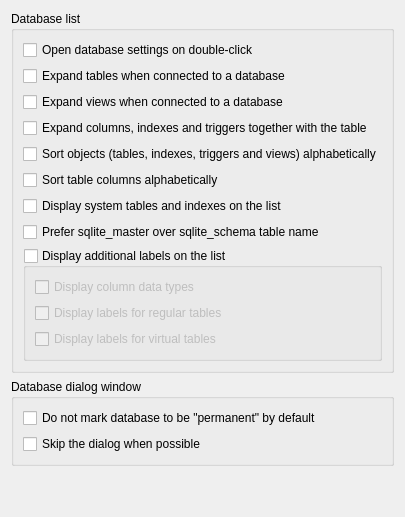
         <widget class="QWidget" name="databaseListPage">
          <layout class="QVBoxLayout" name="verticalLayout_36">
           <item>
            <widget class="QGroupBox" name="dbListGroup">
             <property name="title">
              <string>Database list</string>
             </property>
             <layout class="QGridLayout" name="gridLayout">
              <item row="0" column="0">
               <widget class="QCheckBox" name="openDbSettingsOnDoubleClickCheck">
                <property name="toolTip">
                 <string>When enabled, double-clicking a connected database opens its settings. When disabled, it expands or collapses the database tree instead. Double-clicking a disconnected database still connects to it.</string>
                </property>
                <property name="text">
                 <string>Open database settings on double-click</string>
                </property>
                <property name="cfg" stdset="0">
                 <string notr="true">DbList.OpenDbSettingsOnDoubleClick</string>
                </property>
               </widget>
              </item>
              <item row="1" column="0">
               <widget class="QCheckBox" name="expandTablesCheck">
                <property name="text">
                 <string>Expand tables when connected to a database</string>
                </property>
                <property name="cfg" stdset="0">
                 <string notr="true">DbList.ExpandTables</string>
                </property>
               </widget>
              </item>
              <item row="7" column="0">
               <widget class="QCheckBox" name="prefMasterOverSchemaCheck">
                <property name="toolTip">
                 <string>&lt;html&gt;&lt;head/&gt;&lt;body&gt;&lt;p&gt;By default, the database schema is accessed using the &lt;span style=&quot; font-family:'Courier New';&quot;&gt;sqlite_schema&lt;/span&gt; table name.&lt;br/&gt;Older SQLite versions used the &lt;span style=&quot; font-family:'Courier New';&quot;&gt;sqlite_master&lt;/span&gt; name, which is still supported as an alias.&lt;br/&gt;You can switch here to use the legacy name instead.&lt;/p&gt;&lt;/body&gt;&lt;/html&gt;</string>
                </property>
                <property name="text">
                 <string>Prefer sqlite_master over sqlite_schema table name</string>
                </property>
                <property name="cfg" stdset="0">
                 <string notr="true">General.PreferMasterOverSchema</string>
                </property>
               </widget>
              </item>
              <item row="5" column="0">
               <widget class="QCheckBox" name="sortColumns">
                <property name="toolTip">
                 <string>If switched off, then columns will be sorted in the order they are typed in CREATE TABLE statement.</string>
                </property>
                <property name="text">
                 <string>Sort table columns alphabetically</string>
                </property>
                <property name="cfg" stdset="0">
                 <string notr="true">DbList.SortColumns</string>
                </property>
               </widget>
              </item>
              <item row="3" column="0">
               <widget class="QCheckBox" name="expandColsIdxTrigCheck">
                <property name="toolTip">
                 <string>Expanding a table or view also expands the Columns, Indexes and Triggers nodes to show their contents.</string>
                </property>
                <property name="text">
                 <string>Expand columns, indexes and triggers together with the table</string>
                </property>
                <property name="cfg" stdset="0">
                 <string notr="true">DbList.ExpandSubNodes</string>
                </property>
               </widget>
              </item>
              <item row="4" column="0">
               <widget class="QCheckBox" name="sortObjects">
                <property name="toolTip">
                 <string>If this option is switched off, then objects will be sorted in order they appear in sqlite_master table (which is in order they were created)</string>
                </property>
                <property name="text">
                 <string>Sort objects (tables, indexes, triggers and views) alphabetically</string>
                </property>
                <property name="cfg" stdset="0">
                 <string notr="true">DbList.SortObjects</string>
                </property>
               </widget>
              </item>
              <item row="8" column="0">
               <widget class="QGroupBox" name="addLabelsGroup">
                <property name="toolTip">
                 <string>&lt;p&gt;Additional labels are those displayed next to the names on the databases list (they are blue, unless configured otherwise). Enabling this option will result in labels for databases, invalid databases and aggregated nodes (column group, index group, trigger group). For more labels see options below.&lt;p&gt;</string>
                </property>
                <property name="title">
                 <string>Display additional labels on the list</string>
                </property>
                <property name="checkable">
                 <bool>true</bool>
                </property>
                <property name="checked">
                 <bool>false</bool>
                </property>
                <property name="cfg" stdset="0">
                 <string notr="true">DbList.ShowDbTreeLabels</string>
                </property>
                <layout class="QVBoxLayout" name="verticalLayout_20">
                 <item>
                  <widget class="QCheckBox" name="columnTypeLabelsCheck">
                   <property name="toolTip">
                    <string>&lt;html&gt;&lt;head/&gt;&lt;body&gt;&lt;p&gt;Shows data type next to the column when Columns node is expanded.&lt;/p&gt;&lt;/body&gt;&lt;/html&gt;</string>
                   </property>
                   <property name="text">
                    <string>Display column data types</string>
                   </property>
                   <property name="cfg" stdset="0">
                    <string notr="true">DbList.ShowColumnTypeLabels</string>
                   </property>
                  </widget>
                 </item>
                 <item>
                  <widget class="QCheckBox" name="regularTableLabelsCheck">
                   <property name="toolTip">
                    <string>&lt;html&gt;&lt;head/&gt;&lt;body&gt;&lt;p&gt;Shows number of columns, indexes and triggers next to each table name.&lt;/p&gt;&lt;p&gt;Requires loading full schema for all tables. For databases with hundreds or thousands of tables, this can significantly impact performance.&lt;/p&gt;&lt;/body&gt;&lt;/html&gt;</string>
                   </property>
                   <property name="text">
                    <string>Display labels for regular tables</string>
                   </property>
                   <property name="cfg" stdset="0">
                    <string notr="true">DbList.ShowRegularTableLabels</string>
                   </property>
                  </widget>
                 </item>
                 <item>
                  <widget class="QCheckBox" name="virtTableLabelsCheck">
                   <property name="toolTip">
                    <string>Virtual tables will be marked with a 'virtual' label.</string>
                   </property>
                   <property name="text">
                    <string>Display labels for virtual tables</string>
                   </property>
                   <property name="cfg" stdset="0">
                    <string notr="true">DbList.ShowVirtualTableLabels</string>
                   </property>
                  </widget>
                 </item>
                </layout>
               </widget>
              </item>
              <item row="6" column="0">
               <widget class="QCheckBox" name="dispSystemTablesCheck">
                <property name="toolTip">
                 <string>&lt;html&gt;&lt;head/&gt;&lt;body&gt;&lt;p&gt;By default, system tables and indexes are hidden from the list.&lt;br/&gt;Enable this option to display internal SQLite objects, such as &lt;span style=&quot; font-family:'Courier New';&quot;&gt;sqlite_schema&lt;/span&gt; and auto-generated indexes.&lt;/p&gt;&lt;/body&gt;&lt;/html&gt;</string>
                </property>
                <property name="text">
                 <string>Display system tables and indexes on the list</string>
                </property>
                <property name="cfg" stdset="0">
                 <string notr="true">DbList.ShowSystemObjects</string>
                </property>
               </widget>
              </item>
              <item row="2" column="0">
               <widget class="QCheckBox" name="expandViewsCheck">
                <property name="text">
                 <string>Expand views when connected to a database</string>
                </property>
                <property name="cfg" stdset="0">
                 <string notr="true">DbList.ExpandViews</string>
                </property>
               </widget>
              </item>
             </layout>
            </widget>
           </item>
           <item>
            <widget class="QGroupBox" name="dbDialogGroup">
             <property name="title">
              <string>Database dialog window</string>
             </property>
             <layout class="QVBoxLayout" name="verticalLayout_37">
              <item>
               <widget class="QCheckBox" name="dontMarkDbAsDefaultCheck">
                <property name="toolTip">
                 <string>&lt;p&gt;When adding new database it is marked to be &quot;permanent&quot; (stored in configuration) by default. Checking this option makes every new database to NOT be &quot;permanent&quot; by default.&lt;/p&gt;</string>
                </property>
                <property name="text">
                 <string>Do not mark database to be &quot;permanent&quot; by default</string>
                </property>
                <property name="cfg" stdset="0">
                 <string notr="true">DbList.NewDbNotPermanentByDefault</string>
                </property>
               </widget>
              </item>
              <item>
               <widget class="QCheckBox" name="bypassDbDialogCheck">
                <property name="toolTip">
                 <string>&lt;html&gt;&lt;head/&gt;&lt;body&gt;&lt;p&gt;When enabled, database files will be added without showing the standard database dialog. If opening the database with default options fails (e.g. encrypted database or different driver required), the dialog will be shown so the options can be adjusted. When disabled, the dialog will always be shown.&lt;/p&gt;&lt;/body&gt;&lt;/html&gt;</string>
                </property>
                <property name="text">
                 <string>Skip the dialog when possible</string>
                </property>
                <property name="cfg" stdset="0">
                 <string notr="true">DbList.BypassDbDialogWhenPossible</string>
                </property>
               </widget>
              </item>
             </layout>
            </widget>
           </item>
           <item>
            <spacer name="verticalSpacer_4">
             <property name="orientation">
              <enum>Qt::Orientation::Vertical</enum>
             </property>
             <property name="sizeHint" stdset="0">
              <size>
               <width>20</width>
               <height>40</height>
              </size>
             </property>
            </spacer>
           </item>
          </layout>
         </widget>
